Frame 1 (no input): blank canvas, image omitted
Frame 60 (the mouse pressed at the canvas centre just before this capture): blank canvas, image omitted
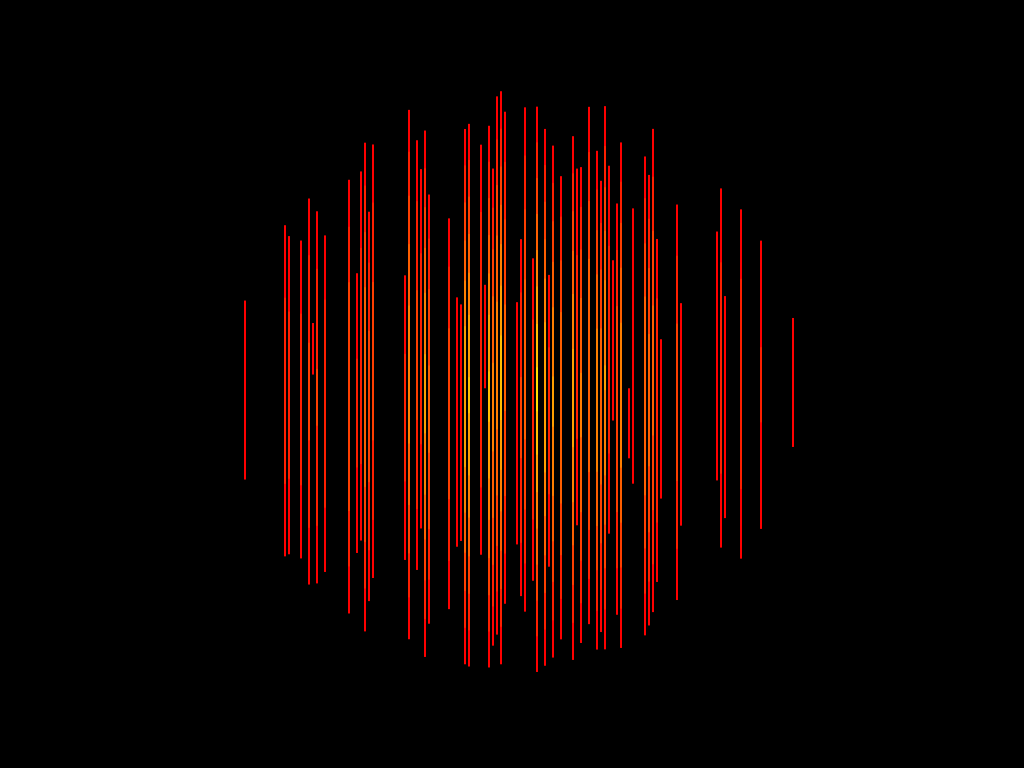
Frame 120 (the mouse held since frame 60 and released just before this capture)

The Processing sketch whose frames 1 and 60 were blank and that drew this single picture after the mouse press (run headless with seeded random() and noise(); from frame 60 on, the mouse is pressed at the canvas centre):

// Processing sketch: globe_1_02_glow
// ── globe_1_02_glow.pde
// Wiremap Renderer for GLOBE
// by


//              /      \
//       ______/________\______
//      /      \        /      \
//     /________\      /________\______
//    /                \         |     \
//   /   /      \       \_____   |      \
//      /________\______         |      /
//      \        /      \        |_____/
//       \      /________\
//              \          \     /
//               \_____      \ /
//                           / \
//                         /     \

// October 10, 06

// This program builds a 3d globe that bounces around in a 3d field.
// Eventually, I hope to program a gravity field that will work in any of the six cardinal directions.

// Variables for Physical Wiremap
// units in MILLIMETERS

  float depth = 3000.00;                     // distance from projector Mapline
  float map_length = 1280.00;                // mapline length
  float depth_unit = 5.00;                   // units, in inches, along hyp
  float map_unit = 5.00;                     // units, in inches, along mapline
  int wire = 256;                            // number of wires in contraption

// Variables for the Projector

  int wires_hit = 256;                       // how many wires the projector hits
  float ppmm = 0.80;                         // pixels per mm

// Variables for to build the Map

  float[] map = new float[wire];             // distance from mapline to point of intersection along hypot
  float[] x_by_ind = new float[wire];        // x coordinate for each wire
  float[] z_by_ind = new float[wire];        // z coordinate for each wire

// Variables for the Shape to be rendered (a globe)

  float[] globe = new float[3];              // globe x,y,z coords
  float radius = 300.00;                     // globe radius

// Variables for slivers

  int dot_height = 5;                       // height of dots in pxs

// Varaibles for key input

  float step = 3;                           // how far the globe moves / button press

// Variables for 256

  int string_pix_count = 2;

// Variables for Glow

  int colorval = 128;
  int divs = 8;

void setup() {
  size(1024, 768);
  background(255);
  loader();
  globe[0]=0;
  globe[1]=400;
  globe[2]=2400;
}

void draw() {
  noStroke();
  frameRate(30);
  fill(0);
  rect(0,0,width,height);
  globe[0] = (mouseX / float(width)) * (map_length + radius * 2) - (map_length / 2 + radius);
  globe[2] = depth + radius - (mouseY) / float(height) * (radius * 2 + 960);
  for(int n=0; n<divs; n++) {
    float subrad = (radius - ((n) * radius / divs));
    colorval = n * 255 / divs;
    gen_globe(globe[0], globe[1], globe[2], subrad, colorval);
    }

}

void gen_globe(float x, float y, float z, float rad, int cv) {
  for(int i=round((wire - wires_hit)/2); i<round((wire-wires_hit)/2)+wires_hit; i+=1) {
    if((x_by_ind[i] >= (x - rad)) && (x_by_ind[i] <= (x + rad))) {          // if a wire's x is +/- rad inches of globe's
      float local_hyp = sqrt(sq(x_by_ind[i] - x) + sq(z_by_ind[i] - z));    // find the distance
      if(local_hyp <= rad) {                                                              // if the distance from globe to wire's x/y is <radius
        float y_abs = sqrt(sq(rad) - sq(local_hyp));
        float y_top_coord = y + y_abs;
        float y_bot_coord = y - y_abs;                                             // calculate y's intersect
        float y_top_proj = y_top_coord * depth / z_by_ind[i];                      // compensate for projection morphing IN INCHES
        float y_bot_proj = y_bot_coord * depth / z_by_ind[i];
        float y_height_proj = y_top_proj - y_bot_proj;


        // rect 3 is filler for sliver
        fill(255, cv, 0);
        float left3 = (i-round((wire-wires_hit)/2)) * (width) / wires_hit;
        float top3 = (height/ppmm - y_top_proj) * ppmm;
        float wide3 = width / wires_hit;
        float tall3 = y_height_proj * ppmm;
        rect(left3, top3, string_pix_count, tall3);                                                        // draw a rectangle at that intersect
      }
    }
  }
}



void keyPressed() {                                           // adjust globe[] accordingly
      if (key == 'w') {
        globe[1] = globe[1] + step;
      } else if (key == 's') {
        globe[1] = globe[1] - step;
      } else if (key == 'e') {
        radius = radius + 5;
      } else if (key == 'd') {
        radius = radius - 5;
      }
}




void loader() {
map[0] = 90;
map[1] = 59;
map[2] = 118;
map[3] = 129;
map[4] = 173;
map[5] = 33;
map[6] = 56;
map[7] = 79;
map[8] = 53;
map[9] = 38;
map[10] = 28;
map[11] = 147;
map[12] = 117;
map[13] = 70;
map[14] = 105;
map[15] = 186;
map[16] = 179;
map[17] = 88;
map[18] = 34;
map[19] = 75;
map[20] = 107;
map[21] = 182;
map[22] = 185;
map[23] = 47;
map[24] = 70;
map[25] = 186;
map[26] = 123;
map[27] = 169;
map[28] = 12;
map[29] = 140;
map[30] = 164;
map[31] = 82;
map[32] = 72;
map[33] = 148;
map[34] = 78;
map[35] = 16;
map[36] = 122;
map[37] = 54;
map[38] = 7;
map[39] = 113;
map[40] = 148;
map[41] = 178;
map[42] = 40;
map[43] = 6;
map[44] = 19;
map[45] = 141;
map[46] = 162;
map[47] = 141;
map[48] = 107;
map[49] = 22;
map[50] = 174;
map[51] = 88;
map[52] = 18;
map[53] = 149;
map[54] = 43;
map[55] = 40;
map[56] = 16;
map[57] = 82;
map[58] = 85;
map[59] = 38;
map[60] = 60;
map[61] = 92;
map[62] = 132;
map[63] = 129;
map[64] = 168;
map[65] = 20;
map[66] = 173;
map[67] = 33;
map[68] = 150;
map[69] = 20;
map[70] = 154;
map[71] = 91;
map[72] = 85;
map[73] = 7;
map[74] = 22;
map[75] = 79;
map[76] = 148;
map[77] = 90;
map[78] = 142;
map[79] = 82;
map[80] = 151;
map[81] = 73;
map[82] = 29;
map[83] = 38;
map[84] = 4;
map[85] = 171;
map[86] = 189;
map[87] = 83;
map[88] = 16;
map[89] = 59;
map[90] = 134;
map[91] = 96;
map[92] = 69;
map[93] = 128;
map[94] = 169;
map[95] = 23;
map[96] = 159;
map[97] = 24;
map[98] = 157;
map[99] = 154;
map[100] = 167;
map[101] = 52;
map[102] = 112;
map[103] = 6;
map[104] = 135;
map[105] = 142;
map[106] = 87;
map[107] = 65;
map[108] = 177;
map[109] = 183;
map[110] = 19;
map[111] = 26;
map[112] = 58;
map[113] = 30;
map[114] = 45;
map[115] = 44;
map[116] = 83;
map[117] = 85;
map[118] = 0;
map[119] = 16;
map[120] = 141;
map[121] = 155;
map[122] = 83;
map[123] = 68;
map[124] = 123;
map[125] = 108;
map[126] = 132;
map[127] = 29;
map[128] = 15;
map[129] = 43;
map[130] = 52;
map[131] = 130;
map[132] = 16;
map[133] = 49;
map[134] = 93;
map[135] = 23;
map[136] = 82;
map[137] = 47;
map[138] = 76;
map[139] = 168;
map[140] = 67;
map[141] = 27;
map[142] = 191;
map[143] = 81;
map[144] = 144;
map[145] = 71;
map[146] = 24;
map[147] = 123;
map[148] = 22;
map[149] = 78;
map[150] = 69;
map[151] = 108;
map[152] = 141;
map[153] = 151;
map[154] = 65;
map[155] = 85;
map[156] = 39;
map[157] = 43;
map[158] = 145;
map[159] = 37;
map[160] = 181;
map[161] = 84;
map[162] = 78;
map[163] = 117;
map[164] = 63;
map[165] = 50;
map[166] = 158;
map[167] = 150;
map[168] = 17;
map[169] = 75;
map[170] = 57;
map[171] = 149;
map[172] = 5;
map[173] = 148;
map[174] = 175;
map[175] = 42;
map[176] = 33;
map[177] = 179;
map[178] = 146;
map[179] = 134;
map[180] = 120;
map[181] = 68;
map[182] = 5;
map[183] = 19;
map[184] = 6;
map[185] = 100;
map[186] = 162;
map[187] = 138;
map[188] = 4;
map[189] = 43;
map[190] = 99;
map[191] = 66;
map[192] = 7;
map[193] = 62;
map[194] = 27;
map[195] = 177;
map[196] = 83;
map[197] = 154;
map[198] = 102;
map[199] = 162;
map[200] = 46;
map[201] = 172;
map[202] = 132;
map[203] = 38;
map[204] = 98;
map[205] = 140;
map[206] = 42;
map[207] = 57;
map[208] = 165;
map[209] = 92;
map[210] = 160;
map[211] = 72;
map[212] = 14;
map[213] = 140;
map[214] = 182;
map[215] = 79;
map[216] = 91;
map[217] = 135;
map[218] = 45;
map[219] = 177;
map[220] = 159;
map[221] = 51;
map[222] = 63;
map[223] = 98;
map[224] = 45;
map[225] = 84;
map[226] = 25;
map[227] = 148;
map[228] = 8;
map[229] = 134;
map[230] = 116;
map[231] = 58;
map[232] = 151;
map[233] = 171;
map[234] = 111;
map[235] = 101;
map[236] = 119;
map[237] = 138;
map[238] = 20;
map[239] = 14;
map[240] = 47;
map[241] = 66;
map[242] = 188;
map[243] = 4;
map[244] = 110;
map[245] = 24;
map[246] = 3;
map[247] = 52;
map[248] = 31;
map[249] = 95;
map[250] = 19;
map[251] = 72;
map[252] = 125;
map[253] = 79;
map[254] = 55;
map[255] = 185;


  globe[0] = 0;                                    
  globe[1] = radius;
  globe[2] = 0;


  for(int j=0; j<wire; j++) {                         // calculates x and z coordinates of each wire
    float xmap = (0 - (map_length / 2)) + j*map_unit;
    float hyp = sqrt(sq(xmap) + sq(depth));
    z_by_ind[j] = depth - map[j]*5;
    x_by_ind[j] = xmap - xmap*map[j]/hyp*depth_unit;
  }
}
